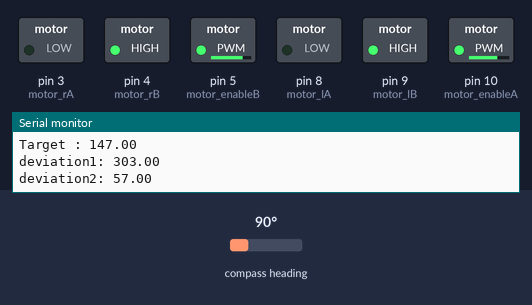
This sketch was run on a simulated Arduino Uno, built with avr-gcc and run on an emulated ATmega328P. Parts: switched loads named in the sketch (green lamp = pin HIGH), the last lines printed to the serial monitor. The inputs (shaded band) are chosen by the test bench; at power-on: compass heading 90°.

Above: at 1.7 s.
1.8 s: compass heading set to 132°
4.8 s: compass heading set to 143°
At 6.4 s:
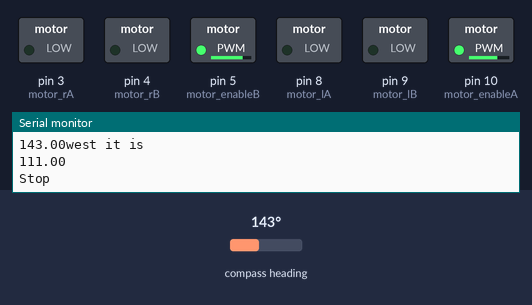
At 11.7 s:
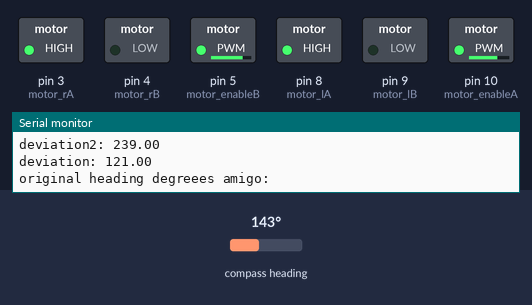
Timing chart, 0 to 12.7 s (numbered marks = the images above; inputs shaded):
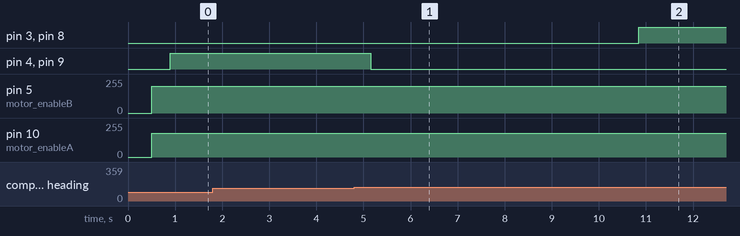

Measured:
- the behaviour switches between 137 and 138° on compass heading (found by bisection; images 0 and 1)
- after the input at 4.8 s, pin 3 (motor_rA), pin 8 (motor_lA): LOW → HIGH after 6.0 s; pin 4 (motor_rB), pin 9 (motor_lB): HIGH → LOW after 0.35 s

The sketch:

motor_calibration_magnetometer.ino
```cpp
#include <Wire.h>
#include <Adafruit_Sensor.h>
#include <Adafruit_HMC5883_U.h>

int motor_lA = 8;
int motor_lB = 9;
int motor_enableA = 10;

int motor_rA = 3;
int motor_rB = 4;
int motor_enableB = 5;
float initialDirection = 85; //(85 for IT class facing white-board) 100.0; // angle (degrees) for initial direction
float leftAngle = 147;
float rightAngle = 22;
float northAngle = 0;
float westAngle = 111;
float southAngle =  256;
float eastAngle = 216;
float DeviationThreshold = 10.0; // angle (degrees) deviation threshold
/* Assign a unique ID to this sensor at the same time */
Adafruit_HMC5883_Unified mag = Adafruit_HMC5883_Unified(12345);

void displaySensorDetails(void) {
  sensor_t sensor;
  mag.getSensor(&sensor);
  Serial.println("------------------------------------");
  Serial.print("Sensor:       "); Serial.println(sensor.name);
  Serial.print("Driver Ver:   "); Serial.println(sensor.version);
  Serial.print("Unique ID:    "); Serial.println(sensor.sensor_id);
  Serial.print("Max Value:    "); Serial.print(sensor.max_value); Serial.println(" uT");
  Serial.print("Min Value:    "); Serial.print(sensor.min_value); Serial.println(" uT");
  Serial.print("Resolution:   "); Serial.print(sensor.resolution); Serial.println(" uT");
  Serial.println("------------------------------------");
  Serial.println("");
  delay(500);
}


// Function to get the nearest cardinal direction
float getNearestDirection(float currentAngle) {
    // Calculate the angular difference from each cardinal direction
    float diffNorth = fabs(currentAngle - northAngle);
    float diffSouth = fabs(currentAngle - southAngle);
    float diffEast = fabs(currentAngle - eastAngle);
    float diffWest = fabs(currentAngle - westAngle);

    // Find the minimum difference using a ternary operator
    float minDiff = (diffNorth < diffSouth) ? diffNorth : diffSouth;
    minDiff = (diffEast < minDiff) ? diffEast : minDiff;
    minDiff = (diffWest < minDiff) ? diffWest : minDiff;

    // Determine the nearest direction based on the minimum difference
    if (minDiff == diffNorth) {
        Serial.print("north it is");
        return northAngle;

    } else if (minDiff == diffSouth) {
        Serial.println("south it is");
        return southAngle;
    } else if (minDiff == diffEast) {
        Serial.println("east it is");
        return eastAngle;
    } else {
        Serial.println("west it is");
        return westAngle;
    }
}


// Function to get magnetic sensor coordinates
void getMagneticCoordinates(float &x, float &y, float &z) {
  sensors_event_t event;
  mag.getEvent(&event);
  x = event.magnetic.x;
  y = event.magnetic.y;
  z = event.magnetic.z;
}

// Function to get magnetic sensor heading
float getMagneticHeading() {
  float x, y, z;
  getMagneticCoordinates(x, y, z);
    // Display the results (magnetic vector values are in micro-Tesla (uT))
  Serial.print("X: "); Serial.print(x); Serial.print("  ");
  Serial.print("Y: "); Serial.print(y); Serial.print("  ");
  Serial.print("Z: "); Serial.print(z); Serial.print("  ");
  Serial.println("uT");
  float heading = atan2(y, x);

  // Once you have your heading, you must then add your 'Declination Angle', which is the 'Error' of the magnetic field in your location.
  // Find yours here: http://www.magnetic-declination.com/
  // Mine is: -13* 2' W, which is ~13 Degrees, or (which we need) 0.22 radians
  // If you cannot find your Declination, comment out these two lines, your compass will be slightly off.
  // float declinationAngle = 0.22;
  // heading += declinationAngle;

  // Correct for when signs are reversed.
  if (heading < 0)
    heading += 2 * PI;

  // Check for wrap due to addition of declination.
  if (heading > 2 * PI)
    heading -= 2 * PI;

  // Convert radians to degrees for readability.
  float headingDegrees = heading * 180 / PI;

  return headingDegrees;
}

void left(int delay_parameter = 1900, bool move_forward=0, int cont=1) {
  Serial.println("Left");
  digitalWrite(motor_lA, HIGH);
  digitalWrite(motor_lB, LOW);
  digitalWrite(motor_rA, HIGH);
  digitalWrite(motor_rB, LOW);
  if (cont != 1){
    // Discrete Motion for delay_parameter_seconds
    delay(delay_parameter);
    Stop();
    if (move_forward == 1){
      forward();
    }
  }
}

void forward() {
  analogWrite(motor_enableA, 190);//90
  analogWrite(motor_enableB, 200);//100

  Serial.println("Forward");
  digitalWrite(motor_lA, HIGH);
  digitalWrite(motor_lB, LOW);
  digitalWrite(motor_rA, LOW);
  digitalWrite(motor_rB, HIGH);
  delay(1500);
  Stop();
}

void back() {
  Serial.println("Back");
  digitalWrite(motor_lA, LOW);
  digitalWrite(motor_lB, HIGH);
  digitalWrite(motor_rA, HIGH);
  digitalWrite(motor_rB, LOW);
  delay(3000);
  Stop();
}

void right(int delay_parameter = 1750, bool move_forward=0, int cont=1) {
  Serial.println("Right");
  Serial.println(delay_parameter);
  digitalWrite(motor_lA, LOW);
  digitalWrite(motor_lB, HIGH);
  digitalWrite(motor_rA, LOW);
  digitalWrite(motor_rB, HIGH);
  if (cont != 1){
    // Discrete Motion for delay_parameter_seconds
    delay(delay_parameter);
    Stop();
  }
}

void Stop() {
  Serial.println("Stop");
  digitalWrite(motor_lA, LOW);
  digitalWrite(motor_lB, LOW);
  digitalWrite(motor_rA, LOW);
  digitalWrite(motor_rB, LOW);
  delay(300);
}


// Function to rotate towards the target direction
void turn_using_magnetometer(int action) {
  //actions: [0, 1, 2] represent ["left", "right", "forward"] respectively
  float target_degrees;
  float heading_degrees;
  float deviation1;
  float deviation2;
  float deviation;
  Serial.println("======================");Serial.println("Moving ");Serial.println(action);Serial.println("/nheading_degrees");Serial.println(heading_degrees);Serial.println("======================");
   if (action == 0) {
    target_degrees = initialDirection + 90;   // rotate left
    target_degrees = leftAngle;
    Serial.println("======================");Serial.println("Moving Left");Serial.println("======================");
  } else if (action == 1) {
    target_degrees = initialDirection - 90;   // rotate right
    target_degrees = rightAngle; //
    Serial.println("======================");Serial.println("Moving Right");Serial.println("======================");
  } else if (action == 2) {
    Serial.println("======================");Serial.println("Moving Forward");Serial.println("======================");
    forward();  // move forward
    return;
  }


  heading_degrees = getMagneticHeading();
  Serial.println("original heading degreees amigo: ");Serial.print(heading_degrees);
  heading_degrees = fmod(heading_degrees, 360.0);
  Serial.println(getNearestDirection(heading_degrees));


  deviation1 = fmod(fmod(heading_degrees - target_degrees, 360.0)+360, 360);
  deviation2 = fmod(fmod(target_degrees - heading_degrees, 360.0)+360, 360);
  deviation = min(deviation1, deviation2);
  //  float targetDirection = 97.0;  // Assuming the target direction is 90 degrees (east)
  //  float targetDirectionError = 20.0;
  while (deviation > DeviationThreshold) {
    // delay(500);
    // Get magnetic heading angle in degrees
    heading_degrees = getMagneticHeading();

    // Check if the car is not facing towards the target direction
    heading_degrees = fmod(heading_degrees, 360.0);
    //  float deviation1 = fmod(abs(heading_degrees - target_degrees), 360.0);
    //  float deviation2 = fmod(abs(target_degrees - heading_degrees), 360.0);
    /*
        * `fmod(-3, 4)` gives -3
        * the work-around is: `fmod(fmod(-3, 4) + 4, 4)` which gives 1
        * for positive numbers, the functionality is same as using single fmod. e.g. fmod(fmod(3, 4) + 4, 4) gives 3.

    */
    float deviation1 = fmod(fmod(heading_degrees - target_degrees, 360.0)+360, 360);
    float deviation2 = fmod(fmod(target_degrees - heading_degrees, 360.0)+360, 360);
    float deviation = min(deviation1, deviation2);

    Serial.print("Heading : "); Serial.println(heading_degrees);
    Serial.print("Target : "); Serial.println(target_degrees);
    Serial.print("deviation1: ");  Serial.println(deviation1);
    Serial.print("deviation2: ");  Serial.println(deviation2);
    Serial.print("deviation: ");  Serial.println(deviation);
    Serial.println("\n\n");
    Serial.println("original heading degreees amigo: ");Serial.print(heading_degrees);
  Serial.println(getNearestDirection(heading_degrees));
  //  Serial.print("deviation3: ");  Serial.println(deviation3);
  //  Serial.print("deviation4: ");  Serial.println(deviation4);

    if (deviation > DeviationThreshold) {
      // Adjust the relationship between deviation and duration based on your requirements
      int duration = map(deviation, 0, 180, 10, 450); // map(deviation, 0, 180, 200, 2000)
      // delay(1000);
      /*
        deviation: This is the value you want to map, in this case, it's the deviation angle.
        0: This is the lower bound of the original range. In this context, it assumes that deviation can range from 0 to 180 degrees.
        180: This is the upper bound of the original range. It indicates the maximum possible value for the deviation variable.
        50: This is the lower bound of the target range. It represents the minimum value you want to map deviation to.
        2000: This is the upper bound of the target range. It represents the maximum value
      */

      if (deviation1 < deviation2) {
        // If deviation is positive, move left
        // left(duration);
        left();
      } else {
        // If deviation is negative, move right
        right();
      }
    }
    else {
      Stop();
      return;
      // delay(1000);
    }
  }
  return;
}

void setup() {
  pinMode(motor_lA, OUTPUT);   // left motors forward
  pinMode(motor_lB, OUTPUT);   // left motors reverse
  pinMode(motor_enableA, OUTPUT);   // optional

  pinMode(motor_rA, OUTPUT);   // right motors forward
  pinMode(motor_rB, OUTPUT);   // right motors reverse
  pinMode(motor_enableB, OUTPUT);   // optional

 Serial.print("Initial Direction (degrees): "); Serial.println(initialDirection);
  // ==========================================
  // ============= Magnetometer ===============
  // ==========================================

  Serial.println("HMC5883 Magnetometer Test");
  Serial.println("");
  /* Initialise the sensor */
  if (!mag.begin()) {
    /* There was a problem detecting the HMC5883 ... check your connections */
    Serial.println("Ooops, no HMC5883 detected ... Check your wiring!");
    while (1);
  }
  /* Display some basic information on this sensor */
  displaySensorDetails();
 // ==========================================


  Serial.begin(9600);  // Initialize serial communication
}


void loop() {
//  Serial.print("Initial Direction (degrees): "); Serial.println(initialDirection);
  // float initialDirection = 100.0;
  float right_angle = fmod((initialDirection - 90.0), 360.0);
  float left_angle = fmod((initialDirection + 90.0), 360.0);
  //(Optional)
  analogWrite(motor_enableA, 180);//90
  analogWrite(motor_enableB, 200);//100
// ===========================================================================
//  Serial.print("turn left");
//  left();
//  delay(5000);
//  right();
//  delay(5000);  // Sleep for 5 seconds

//  Serial.print("Heading (degrees): "); Serial.println(headingDegrees);

  // Set your target direction (adjust as needed)
//  float targetDirection = 97.0;  // Assuming the target direction is 90 degrees (east)
//  float targetDirectionError = 20.0;

//  rotate(initialDirection, headingDegrees, targetDirectionError);
//turn_using_magnetometer(0);  //actions: [0, 1, 2] are ["left", right, forward respectively]
//delay(5000);
//turn_using_magnetometer(1);  //actions: [0, 1, 2] are ["left", right, forward respectively]
//delay(5000);
turn_using_magnetometer(0);  //actions: [0, 1, 2] are ["left", right, forward respectively]
delay(5000);
turn_using_magnetometer(1);  //actions: [0, 1, 2] are ["left", right, forward respectively]
delay(5000);
turn_using_magnetometer(2);  //actions: [0, 1, 2] are ["left", right, forward respectively]
delay(5000);

// turn_using_magnetometer(2);
//// ===========================================================================


//


//    // Move left for 3 seconds
//  left();
//  delay(5000);  // Sleep for 5 seconds
//
//  // Move right for 3 seconds
//  right();
//  delay(5000);  // Sleep for 5 seconds
//
//  // Move forward for 3 seconds
//  forward();
//  delay(5000);  // Sleep for 5 seconds
//
//  // Move back for 3 seconds
//  back();
//  delay(5000);  // Sleep for 5 seconds
//
//
//  delay(7000);


}
```
